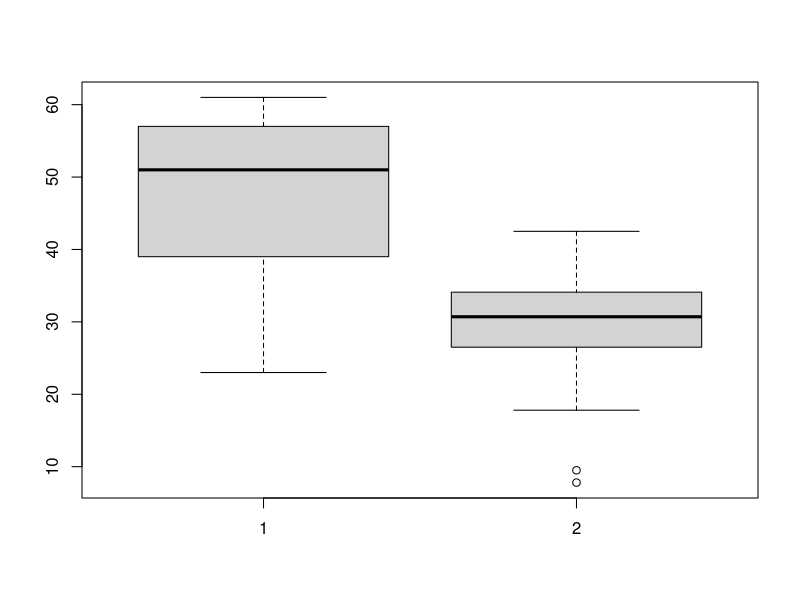
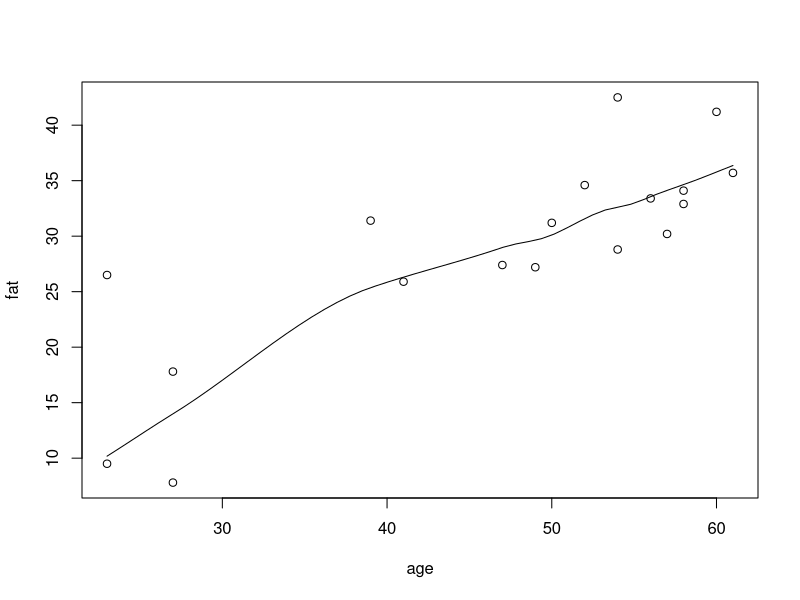
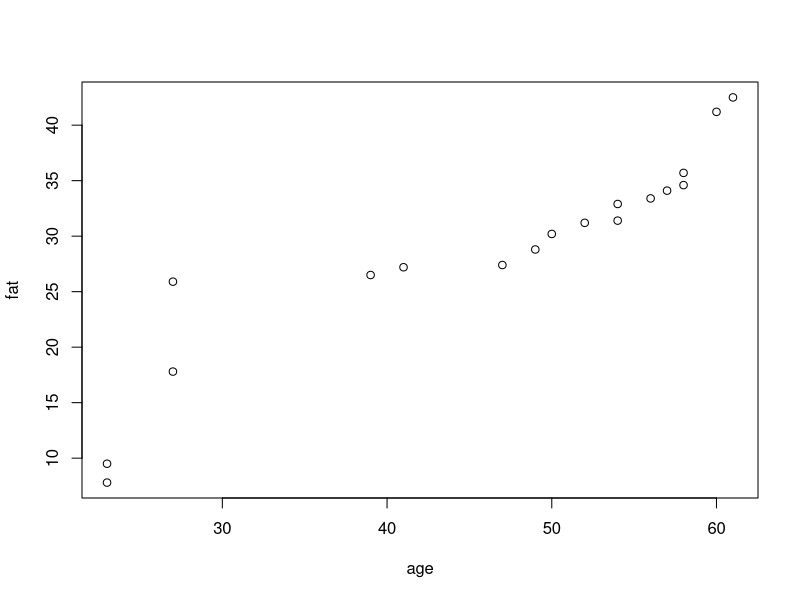
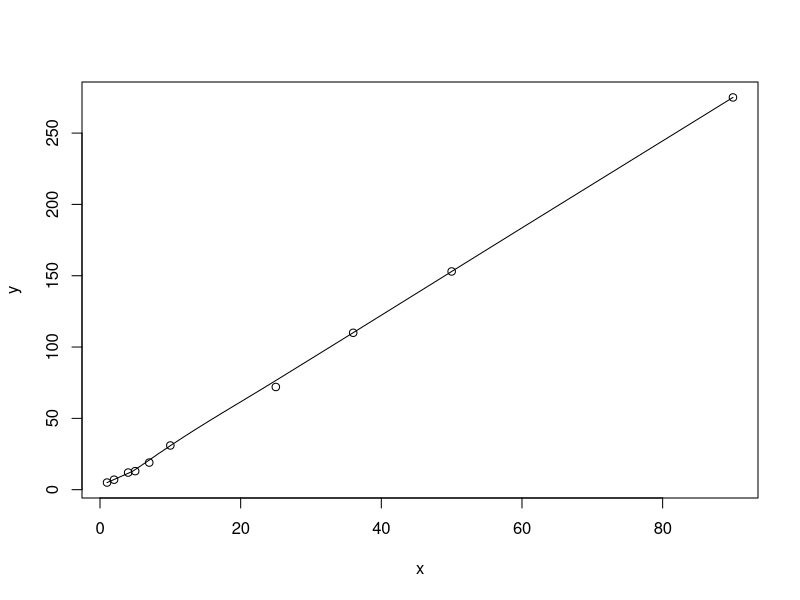
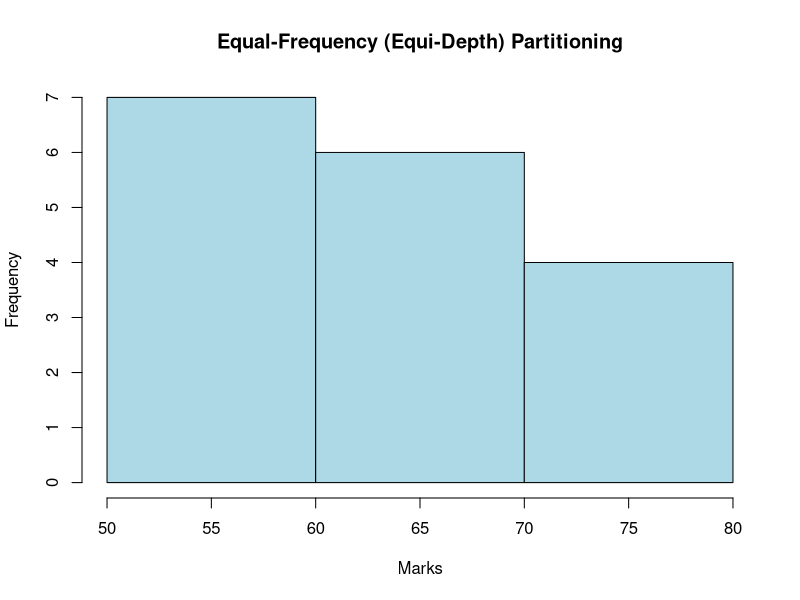

Write R code to recreate these figures, in order.
### Q1
age <- c(5,15,20,50,80,110)
frequency <- c(200, 450, 300, 1500, 700, 44)
median(age)
median(frequency)

### Q2
age <- c(13,15,16,16,19,20,20,21,22,22,25,25,25,25,30,33,33,35,35,35,35,36,40,45,46,52,70)
mean(age)
median(age)
mode_age <- names(table(age))[table(age) == max(table(age))]
mode_age
range(age)
quantile(age, .25)
quantile(age, .75)

### Q3
x <- c(200, 300, 400, 600, 1000)
min_max_norm <- (x - min(x)) / (max(x) - min(x))
min_max_norm
z_score_norm <- (x - mean(x)) / sd(x)
z_score_norm

### Q4
data <- c(11,13,13,15,15,16,19,20,20,20,21,21,22,23,24,30,40,45,45,45,71,72,73,75)
bins <- 5
bin_indices <- cut(data, bins)
mean_smooth <- tapply(data, bin_indices, mean)
print(mean_smooth)
median_smooth <- tapply(data, bin_indices, median)
median_smooth
min_max_smooth <- tapply(data, bin_indices, function(x) c(min(x), max(x)))
print(min_max_smooth)

### Q5
age <- c(23,23,27,27,39,41,47,49,50,52,54,54,56,57,58,58,60,61)
fat <- c(9.5,26.5,7.8,17.8,31.4,25.9,27.4,27.2,31.2,34.6,42.5,28.8,33.4,30.2,34.1,32.9,41.2,35.7)
mean(age); median(age); sd(age)
mean(fat); median(fat); sd(fat)
boxplot(age, fat)
scatter.smooth(age, fat)
qqplot(age, fat)

### Q6
v <- c(23,23,27,27,39,41,47,49,50,52,54,54,56,57,58,58,60,61)
min_max <- (35 - min(v)) / (max(v) - min(v))
print(min_max)
m <- mean(v)
s <- 12.94
z_score <- (35 - m) / s
print(z_score)
m <- 35
j <- max(m) < 1
decimal_scaling <- m / 10^j
print(decimal_scaling)

### Q7
pencils <- c(9,25,23,12,11,6,7,8,9,10)
mean(pencils)
median(pencils)
mode <- names(table(pencils))[table(pencils) == max(table(pencils))]
mode

### Q8
x <- c(4,1,5,7,10,2,50,25,90,36)
y <- c(12,5,13,19,31,7,153,72,275,110)
scatter.smooth(x, y)

### Q9
marks <- c(55,60,71,63,55,65,50,55,58,59,61,63,65,67,71,72,75)
num_bins <- 3
bins_eq_frequency <- cut(marks, breaks = num_bins, labels = FALSE)
hist(marks, breaks = num_bins, col = "lightblue", xlab = "Marks", main = "Equal-Frequency (Equi-Depth) Partitioning")
bin_mean <- tapply(marks, cut(marks, num_bins), mean)
smoothed_data_by_mean <- unname(bin_mean[as.character(cut(marks, num_bins))])
bin_median <- tapply(marks, cut(marks, num_bins), median)
smoothed_data_by_median <- unname(bin_median[as.character(cut(marks, num_bins))])
bin_boundaries <- tapply(marks, cut(marks, num_bins), function(x) c(min(x), max(x)))
smoothed_data_by_boundaries <- unlist(bin_boundaries[as.character(cut(marks, num_bins))])
print("Original data: "); print(marks)
print("Smoothed data by bin mean: "); print(smoothed_data_by_mean)
print("Smoothed data by bin median:"); print(smoothed_data_by_median)
print("Smoothed data by bin boundaries: "); print(smoothed_data_by_boundaries)

### Q10
v <- c(78.3,81.8,82,74.2,83.4,84.5,82.9,77.5,80.9,70.6)
IQR(v)
sd(v)

### Q11
age <- c(13,15,16,16,19,20,20,21,22,22,25,25,25,25,30,33,33,35,35,35,35,36,40,45,46,52,70)
quantile(age, .25)
quantile(age, .75)
